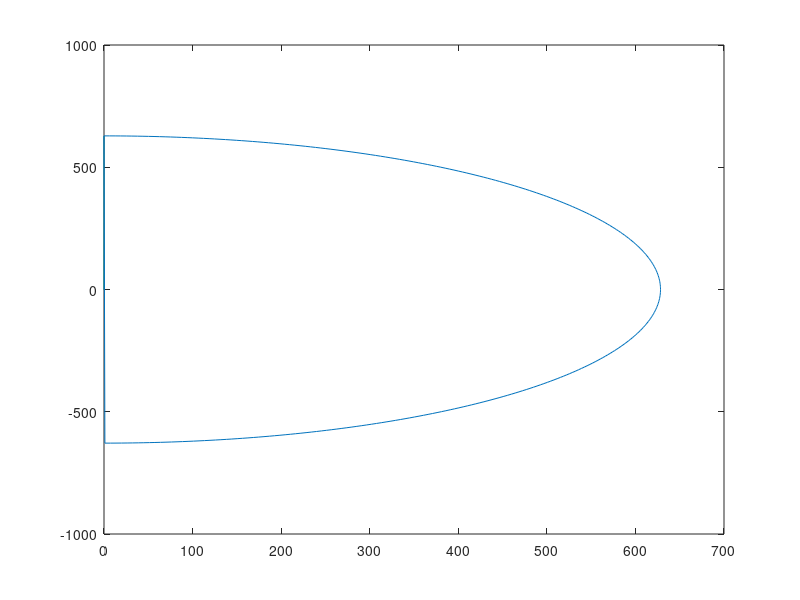

Recreate this plot in MATLAB.

s = tf(1,[1,1]);

w1 = 2 * pi * (0:0.01:100-0.1) * i;
w2 = 2 * pi * 100 * exp(i*(pi/2:-0.01:-pi/2));
w3 = 2 * pi * (100-0.1 : -0.01 : 0.1)* i;

W = [w1 w2 w3];

plot(real(W),imag(W));

G = 1./(W+1);

%plot(real(G),imag(G));

% To understand all this, plot different transfer functions here